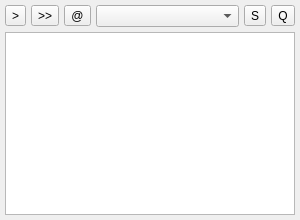
<?xml version="1.0" encoding="UTF-8"?>
<ui version="4.0">
 <class>Dialog</class>
 <widget class="QDialog" name="Dialog">
  <property name="geometry">
   <rect>
    <x>0</x>
    <y>0</y>
    <width>300</width>
    <height>220</height>
   </rect>
  </property>
  <property name="windowTitle">
   <string>Python Pandora</string>
  </property>
  <layout class="QVBoxLayout" name="verticalLayout_2">
   <property name="spacing">
    <number>5</number>
   </property>
   <property name="margin">
    <number>5</number>
   </property>
   <item>
    <layout class="QVBoxLayout" name="verticalLayout">
     <item>
      <layout class="QHBoxLayout" name="horizontalLayout">
       <property name="spacing">
        <number>5</number>
       </property>
       <item>
        <widget class="QToolButton" name="btnPlay">
         <property name="text">
          <string>&gt;</string>
         </property>
        </widget>
       </item>
       <item>
        <widget class="QToolButton" name="btnNext">
         <property name="text">
          <string>&gt;&gt;</string>
         </property>
        </widget>
       </item>
       <item>
        <widget class="QToolButton" name="btnMute">
         <property name="text">
          <string>@</string>
         </property>
        </widget>
       </item>
       <item>
        <widget class="QComboBox" name="cbStations"/>
       </item>
       <item>
        <widget class="QToolButton" name="btnSettings">
         <property name="text">
          <string>S</string>
         </property>
        </widget>
       </item>
       <item>
        <widget class="QToolButton" name="btnQuit">
         <property name="text">
          <string>Q</string>
         </property>
        </widget>
       </item>
      </layout>
     </item>
    </layout>
   </item>
   <item>
    <widget class="QTableView" name="lstSongs">
     <property name="horizontalScrollBarPolicy">
      <enum>Qt::ScrollBarAlwaysOff</enum>
     </property>
     <property name="autoScroll">
      <bool>false</bool>
     </property>
     <property name="editTriggers">
      <set>QAbstractItemView::NoEditTriggers</set>
     </property>
     <property name="alternatingRowColors">
      <bool>true</bool>
     </property>
     <property name="selectionMode">
      <enum>QAbstractItemView::SingleSelection</enum>
     </property>
     <property name="selectionBehavior">
      <enum>QAbstractItemView::SelectRows</enum>
     </property>
     <property name="verticalScrollMode">
      <enum>QAbstractItemView::ScrollPerPixel</enum>
     </property>
     <property name="horizontalScrollMode">
      <enum>QAbstractItemView::ScrollPerPixel</enum>
     </property>
     <property name="showGrid">
      <bool>false</bool>
     </property>
     <attribute name="horizontalHeaderVisible">
      <bool>false</bool>
     </attribute>
     <attribute name="horizontalHeaderStretchLastSection">
      <bool>true</bool>
     </attribute>
     <attribute name="verticalHeaderVisible">
      <bool>false</bool>
     </attribute>
     <attribute name="verticalHeaderDefaultSectionSize">
      <number>100</number>
     </attribute>
    </widget>
   </item>
  </layout>
 </widget>
 <resources/>
 <connections/>
</ui>
